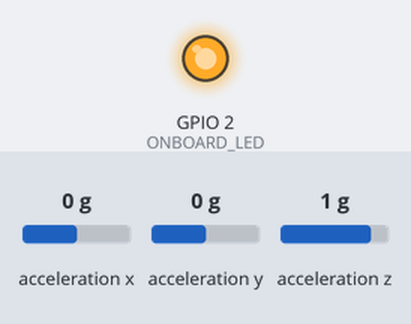
This sketch was run on a simulated ESP8266 (NodeMCU). On the bench: output pins drawn as LEDs (lit = HIGH). The inputs (shaded band) are chosen by the test bench; at power-on: acceleration x 0 g, acceleration y 0 g, acceleration z 1 g. WiFi joins after 1.5 s; servers stay silent unless stated; uploads are accepted with an empty reply; not simulated (calls return 0 or success): credentials.h.

Above: at 0.1 s.
At 3.6 s:
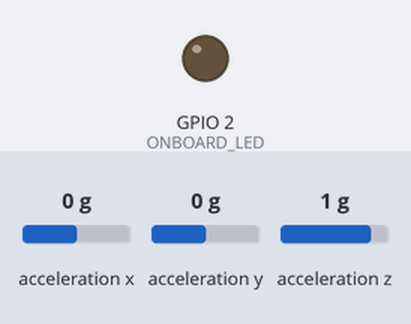
Timing chart, 0 to 40.0 s (numbered marks = the images above):
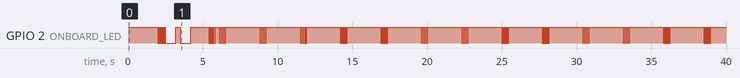

The sketch:

gy_291.ino
```cpp
#include <Adafruit_Sensor.h>
#include <Adafruit_ADXL345_U.h>

#include <Wire.h>

#include <ESP8266HTTPClient.h>
#include <WiFiClient.h>
#define ONBOARD_LED 2
#include "credentials.h"
#include <ESP8266WiFi.h>

WiFiClient wifiClient;
HTTPClient http;
long long tick_from_start;
long long sync_timestamp;
long long time_gap = 0;


int sensor_id = 1;


int data_counter = 0;
int test_active = 0;
String serwer_url = "http://192.168.0.201:3000/";
String sensor_data[100][2];
Adafruit_ADXL345_Unified accel = Adafruit_ADXL345_Unified(sensor_id);

void setup()
{
  String response = "";
  setup_wifi_and_timer();

  /* Initialise the sensor */
  if (!accel.begin())
  {
    response = send_status("report_in/", "0", "0", "0", "0", "ADXL345_connection_error");
  }
  /* Set the range to whatever is appropriate for your project */
  accel.setRange(ADXL345_RANGE_4_G);
  // DXL345_RANGE_8_G/ADXL345_RANGE_4_G/ADXL345_RANGE_2_G;
  sensors_event_t event;
  await_test_activate();
}
void await_test_activate(){
    while (test_active == 0)
  {
    sensors_event_t event;
    accel.getEvent(&event);
    String response = send_status("report_in/", "1", String(event.acceleration.x), String(event.acceleration.y), String(event.acceleration.z), "Waiting_for_test_to_activate");
    test_active = getValue(response, ',', 1).toInt();
    delay(2000);
  }
}
void setup_wifi_and_timer()
{
  String response = "";
  pinMode(ONBOARD_LED, OUTPUT);
  digitalWrite(ONBOARD_LED, HIGH);
  Serial.begin(115200);
  WiFi.begin(ssid, password); // Connect to the network
  while (WiFi.status() != WL_CONNECTED)
  { // Wait for the Wi-Fi to connect
    delay(2000);
    blink_connecting();
  }
  blink_established();

  response = send_status("report_in/", "1", "0", "0", "0", "Connected");
  update_time_gap(response);

  // Serial.print("\n resp:" + String(response)+"\n");
  // Serial.print("Buf: ");Serial.print(Buf);Serial.print("\n");
  // Serial.print("sync_timestamp: "); Serial.print(sync_timestamp);Serial.print(" tick_from_start:");
  // Serial.print(tick_from_start);Serial.print(" time gap: ");  Serial.print(buf_tg); Serial.print("\n");
}
void update_time_gap(String response) {
  sync_timestamp = getValue(response, ',', 0).toInt();
  tick_from_start = millis();
  time_gap = sync_timestamp - tick_from_start;
  test_active = getValue(response, ',', 1).toInt();
}
String send_status(String ap_url, String stat, String ax, String ay, String az, String msg)
{
  String url_txt = "";
  long active_time = millis() + time_gap;

  int httpCode = -1;
  String response = "";
  url_txt = serwer_url + ap_url +
            "?s_id=" + sensor_id +
            "&s=" + stat +
            "&ts=" + String(active_time) +
            "&ax=" + ax +
            "&ay=" + ay +
            "&az=" + az +
            "&msg=" + msg;
  while (httpCode <= 0)
  {
    http.begin(wifiClient, url_txt);
    httpCode = http.GET();
    response = http.getString();
    http.end();
    blink_connecting();
  }
  return response;
}

void loop()
{
  if (test_active==0) {
    await_test_activate();
    data_counter = 0;
  }
  if (data_counter == 100)
  {
    data_counter = 0;
    send_data();
  }
  else
  {
    sensors_event_t event;
    accel.getEvent(&event);
    sensor_data[data_counter][0] = String(millis() + time_gap);
    sensor_data[data_counter][1] = String(event.acceleration.z);
    data_counter++;
  }
  /* Get a new sensor event */
  delay(10);
}
void send_data()
{
  http.begin(wifiClient, serwer_url + "feed/");
  http.addHeader("Content-Type", "application/json");
  int httpResponseCode = http.POST(array_to_JSON());
  String response = http.getString();
  update_time_gap(response);
  http.end();
}
String array_to_JSON()
{
  String json = " {\"s_data\":[";
  for (size_t i = 0; i < 100; i++)
  {
    json += "[" + sensor_data[i][0] + "," + sensor_data[i][1] + "]";
    if (i != 99)
    {
      json += ",";
    }
  }
  json += "],\"test_id\":"+String(test_active)+",\"sensor_id\":"+String(sensor_id)+"}";
  return json;
}
void blink_established()
{
  digitalWrite(ONBOARD_LED, LOW);
  delay(700);
  digitalWrite(ONBOARD_LED, HIGH);
  delay(300);
  digitalWrite(ONBOARD_LED, LOW);
  delay(700);
  digitalWrite(ONBOARD_LED, HIGH);
  delay(1000);
}
void blink_connecting()
{
  for (int i = 0; i <= 4; i++)
  {
    digitalWrite(ONBOARD_LED, LOW);
    delay(50);
    digitalWrite(ONBOARD_LED, HIGH);
    delay(50);
  }
}
String getValue(String data, char separator, int index)
{
  //https://stackoverflow.com/questions/29671455/how-to-split-a-string-using-a-specific-delimiter-in-arduino
  int found = 0;
  int strIndex[] = {0, -1};
  int maxIndex = data.length() - 1;

  for (int i = 0; i <= maxIndex && found <= index; i++)
  {
    if (data.charAt(i) == separator || i == maxIndex)
    {
      found++;
      strIndex[0] = strIndex[1] + 1;
      strIndex[1] = (i == maxIndex) ? i + 1 : i;
    }
  }
  return found > index ? data.substring(strIndex[0], strIndex[1]) : "";
}
```
